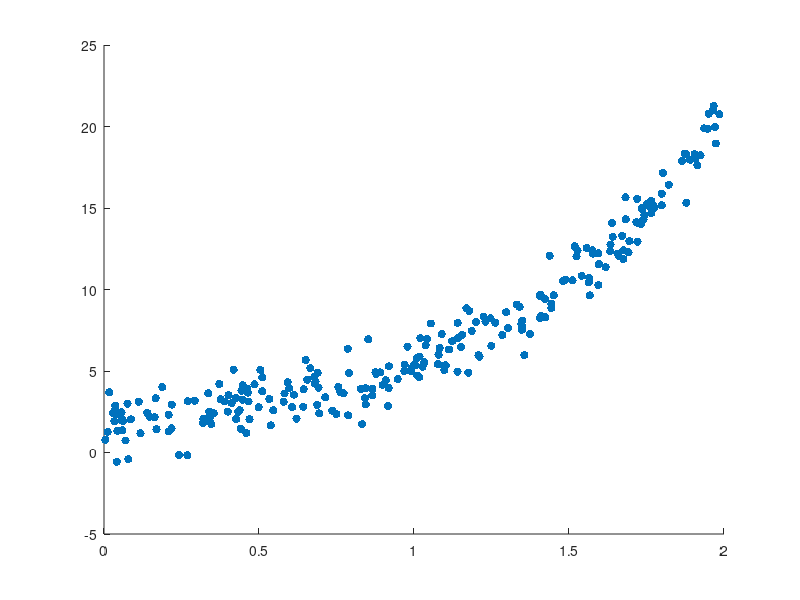

The MATLAB source for this figure: (Note: this script raises an error after producing the figure.)
% Empirical exercise - Violation of the zero conditional mean assumption due to model misspecification 

%% 1. Aim of the exercise
% Model misspecification can violate the zero conditional mean assumption. 
% Here we visualise how this could happen.

%% 2. Set a seed for reproducible results
clear;
rng(1)

%% 3. Set the sample size
N_obs = 250;

%% 4. Set true value for the coefficient of the independent variable
B_true = 1.5;

%% 5. Simulate the independent variable, the error, and the dependent variable
x_0 = ones(N_obs,1);
x_1 = random('Uniform',0,2,[N_obs,1]); % Generate random values from the uniform distribution with lower and upper endpoints 0 and 2. Type 'doc prob.normaldistribution.random' in the command prompt to learn about the 'random' function.  
u = random('Normal',0,1,[N_obs,1]); % Generate random values from the normal distribution with mean 0 and standard deviation 1. 
y = x_0+exp(x_1*B_true)+u; % Assumed true regression model. 

%% 6. Plot the scatter diagram and the OLS fitted line
scatter(x_1,y,'filled','black')
hold on
set(lsline,'color','blue','LineWidth',2)
hold off
title('Error is probably with Nonzero Conditional Mean and Zero Unconditional Mean')
legend('Scatter plot','OLS fitted line');

%% 7. Calculate the mean of the residuals oconditional and unconditional on the independent variable
X = [x_0 x_1];
B_hat = inv(X'*X)*X'*y; % We act here as if we have estimated a linear model.
u_hat = y-X*B_hat;
mean(u_hat) % Overall mean of the residuals. 
mean(u_hat(x_1 > 1 & x_1 < 1.2)) % Mean of the residuals when x_1 > 1 & x_1 < 1.2.
